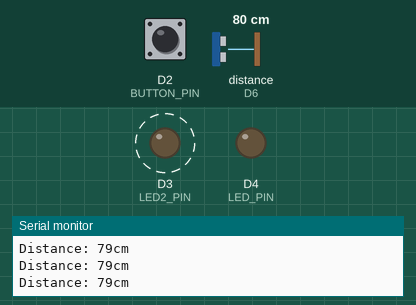
The sketch below on a simulated ESP8266 (NodeMCU). On the bench: output pins drawn as LEDs (lit = HIGH), the last lines printed to the serial monitor. Wiring (inferred from the names in the program): ultrasonic range finder: trigger D5; echo D6. Dashed ring = blinking. The inputs (shaded band) are chosen by the test bench; at power-on: D2 (BUTTON_PIN) HIGH, distance to the obstacle (sensor on D6) 80 cm. The echo pulse lasts 58.3 µs per cm; WiFi joins after 1.5 s; servers stay silent unless stated; pins used as bus, display or sensor lines are not drawn.

Above: at 2.8 s.
2.9 s: D2 (BUTTON_PIN) pulled LOW for 0.15 s
At 4.2 s:
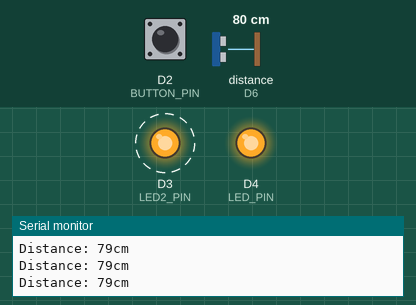
6.0 s: D2 (BUTTON_PIN) pulled LOW for 1 s
At 8.4 s:
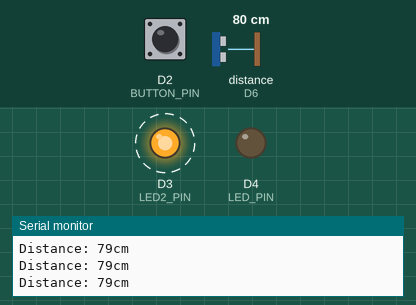
10.0 s: D2 (BUTTON_PIN) pulled LOW for 3.2 s
At 11.4 s:
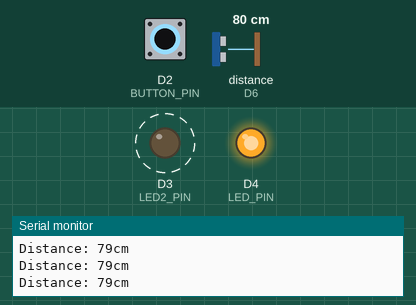
Timing chart, 0 to 22.2 s (numbered marks = the images above; inputs shaded):
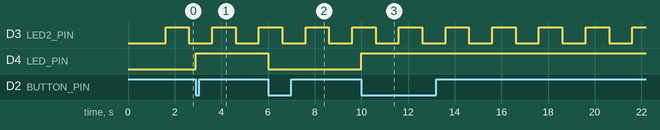

Measured:
- after the input at 2.9 s, D4 (LED_PIN): LOW → HIGH at once
- after the input at 6.0 s, D4 (LED_PIN): HIGH → LOW at once
- after the input at 10.0 s, D4 (LED_PIN): LOW → HIGH at once
- by itself, D3 (LED2_PIN): alternates HIGH for 1.0 s and LOW for 1.0 s

The sketch:

hilti.ino
```cpp
#include <ESP8266WiFi.h>
// #include <Firebase_ESP_Client.h>
// #include "addons/TokenHelper.h"
// #include "addons/RTDBHelper.h"

#define DATABASE_URL "https://hilti-4a670-default-rtdb.asia-southeast1.firebasedatabase.app/" // Firebase host
#define API_KEY "AIzaSyBziIaxSz2uuMRvpM-afl1p4iyDuiGVDPo" //Firebase Auth code

// 2.4GHZ ONLY for ESP8266
#define WIFI_SSID "KJun" //Enter your wifi Name
#define WIFI_PASSWORD "12345678" // Enter your password

// constants won't change
const int BUTTON_PIN = D2; // Toggle button's pin
const int LED_PIN    = D4; // LED's pin
const int LED2_PIN   = D3;
const int trigPin    = D5; // trig pin for ultrasonic Sensor
const int echoPin    = D6; // echo pin for ultrasonic Sensor

// variables will change:
int ledState = LOW, led2State = LOW;     // the current state of LED
int lastButtonState;    // the previous state of button
int currentButtonState; // the current state of button
bool signupOK = false;
int ldrData = 0;
float voltage = 0.0;
unsigned long sendDataPrevMillis = 0;
long duration;
long prevMill = 0, currentMill, prevMill2 = 0;
int distance;

// FirebaseData fbdo;
// FirebaseAuth auth;
// FirebaseConfig config;

void setup() {
  Serial.begin(9600);
  pinMode(BUTTON_PIN, INPUT_PULLUP); // set arduino pin to input pull-up mode
  pinMode(LED_PIN, OUTPUT);          // set arduino pin to output mode
  pinMode(LED2_PIN, OUTPUT);
  pinMode(trigPin, OUTPUT);          // Sets the trigPin as an Output
  pinMode(echoPin, INPUT);           // Sets the echoPin as an Input

  currentButtonState = digitalRead(BUTTON_PIN);
  WiFi.begin(WIFI_SSID, WIFI_PASSWORD);
  Serial.print("Connecting");
  while (WiFi.status() != WL_CONNECTED) {
    Serial.print(".");
    delay(200);
  }
  Serial.println();
  Serial.println("Connected.");
  Serial.println(WiFi.localIP());
  // config.api_key = API_KEY;
  // config.database_url = DATABASE_URL;
  // if (Firebase.signUp(&config, &auth, "", "")) {
  //   Serial.println("SignUp OK");
  //   signupOK = true;
  // } else {
  //   Serial.printf("%s\n", config.signer.signupError.message.c_str());
  // }
  // config.token_status_callback = tokenStatusCallback;
  // Firebase.begin(&config, &auth);
  //  Firebase.reconnectWiFi(true);
  // Firebase.setInt("LED_STATUS", 0);
}

void loop() {
  //  NOTE: Response is slowed down if object is too close or too far (2000+cm)
  lastButtonState    = currentButtonState;      // save the last state
  currentButtonState = digitalRead(BUTTON_PIN); // read new state
  if (lastButtonState == HIGH && currentButtonState == LOW) {
    ledState = !ledState;
    digitalWrite(LED_PIN, ledState);
  }

  currentMill = millis();
  if (currentMill - prevMill >= 300) {
    prevMill = currentMill;
    // Clears the trigPin
    digitalWrite(trigPin, LOW);
    delayMicroseconds(2);

    // Sets the trigPin on HIGH state for 10 micro seconds
    digitalWrite(trigPin, HIGH);
    delayMicroseconds(10);
    digitalWrite(trigPin, LOW);

    // Reads the echoPin, returns the sound wave travel time in microseconds
    duration = pulseIn(echoPin, HIGH);

    // Calculates distance & prints it out
    distance = duration * 0.034 / 2;
    Serial.println((String)"Distance: " + distance + "cm");
  }

  if (millis() - prevMill2 >= 1000) {
    prevMill2 = millis();
    led2State = !led2State;
    digitalWrite(LED2_PIN, led2State);
  }


  // // Serial.print(WiFi.localIP());
  // if(Firebase.ready() && signupOK && (millis() - sendDataPrevMillis>200 || sendDataPrevMillis == 0)){
  //   sendDataPrevMillis = millis();

  //   // ldrData = digitalRead(BUTTON_PIN);
  //   // Serial.println(ldrData);
  //   if(Firebase.RTDB.setInt(&fbdo, "Sensor/button", ledState)) {
  //     Serial.println();
  //     Serial.print(ledState);
  //     Serial.print("-Successfully saved to: "+ fbdo.dataPath());
  //     Serial.println("("+fbdo.dataType()+")");
  //   } else{
  //     Serial.println("Failed: "+fbdo.errorReason());
  //   }
}
```
